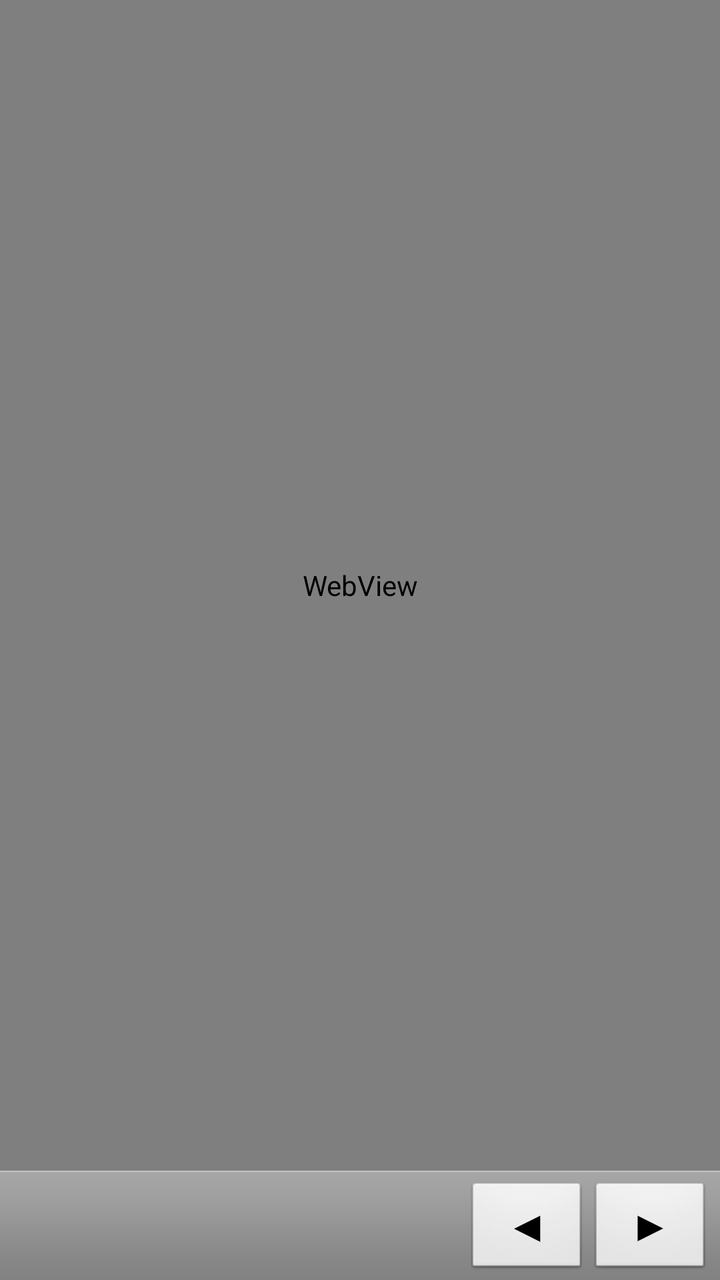
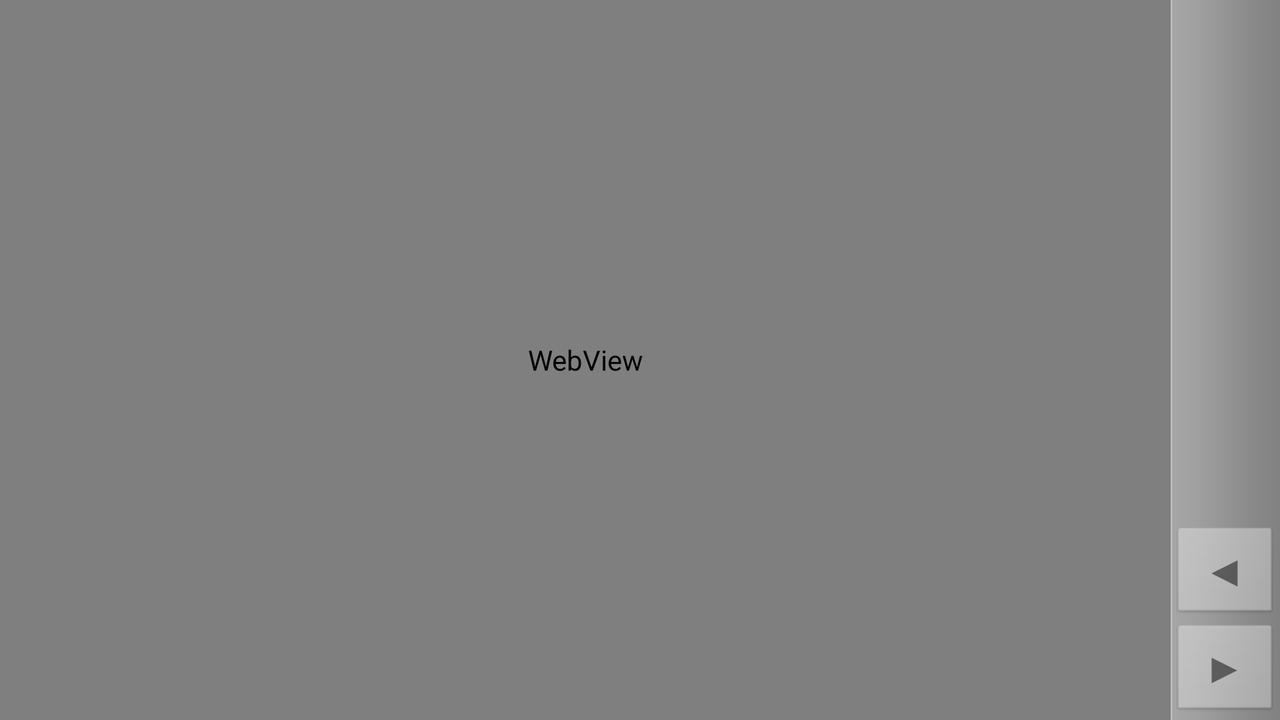

Compare how this app lays out the same screen by default and in its alternative resource folder. The renders come first, then the two layout files and the values they reference.
<!-- AndroidManifest.xml: application theme android:Theme.Light -->
<!-- res/layout/question.xml -->
<?xml version="1.0" encoding="utf-8"?>
<LinearLayout
	xmlns:android="http://schemas.android.com/apk/res/android"
	android:layout_width="fill_parent"
	android:layout_height="fill_parent"
	android:orientation="vertical"
	>
	<WebView
		android:layout_width="fill_parent"
		android:layout_height="fill_parent"
		android:layout_weight="1"
		android:id="@+id/content"
		/>
	<RelativeLayout
		android:layout_width="fill_parent"
		android:layout_height="wrap_content"
		android:orientation="horizontal"
		android:layout_alignParentBottom="true"
		style="@android:style/ButtonBar"
		>
		<TextView
			android:layout_width="wrap_content"
			android:layout_height="wrap_content"
			android:layout_alignParentLeft="true"
			android:layout_centerVertical="true"
			style="@android:style/TextAppearance.Large"
			android:textColor="@android:color/primary_text_dark"
			android:textStyle="bold"
			android:shadowColor="#000"
			android:shadowRadius="2"
			android:paddingLeft="5dip"
			android:paddingRight="5dip"
			android:id="@+id/answer_count"
			/>
		<Button
			android:layout_width="wrap_content"
			android:layout_height="wrap_content"
			android:layout_alignParentRight="true"
			android:text="▶"
			android:textAppearance="@android:style/TextAppearance.Large"
			android:paddingLeft="20dip"
			android:paddingRight="20dip"
			android:id="@+id/next"
			android:onClick="changePost"
			/>
		<Button
			android:layout_width="wrap_content"
			android:layout_height="wrap_content"
			android:layout_toLeftOf="@id/next"
			android:text="◀"
			android:textAppearance="@android:style/TextAppearance.Large"
			android:paddingLeft="20dip"
			android:paddingRight="20dip"
			android:id="@+id/previous"
			android:onClick="changePost"
			/>
		<TextView
			android:layout_width="wrap_content"
			android:layout_height="wrap_content"
			android:layout_toLeftOf="@id/previous"
			android:layout_centerVertical="true"
			android:textAppearance="@android:style/TextAppearance.Medium"
			android:textColor="@android:color/primary_text_dark"
			android:shadowColor="#000"
			android:shadowRadius="0.01"
			android:shadowDy="1"
			android:shadowDx="1"
			/>
	</RelativeLayout>
</LinearLayout>
<!-- resources referenced by this layout -->
<resources>

</resources>
<!-- res/layout-land/question.xml (the author's variant of the layout above) -->
<!-- drawn on the phone turned sideways -->
<?xml version="1.0" encoding="utf-8"?>
<LinearLayout
	xmlns:android="http://schemas.android.com/apk/res/android"
	android:layout_width="fill_parent"
	android:layout_height="fill_parent"
	android:orientation="horizontal"
>
	<WebView
		android:layout_width="fill_parent"
		android:layout_height="fill_parent"
		android:layout_weight="1"
		android:id="@+id/content"
	/>
	<LinearLayout
		android:layout_width="wrap_content"
		android:layout_height="fill_parent"
		android:background="@drawable/rightside_bar"
		android:orientation="vertical"
		android:gravity="center_horizontal"
	>
		<TextView
			android:layout_width="wrap_content"
			android:layout_height="wrap_content"
			android:gravity="center_horizontal"
			android:textAppearance="@android:style/TextAppearance.Medium"
			android:textColor="@android:color/primary_text_dark"
			android:textStyle="bold"
			android:shadowColor="#000"
			android:shadowRadius="2"
			android:paddingLeft="5dip"
			android:paddingRight="5dip"
			android:id="@+id/answer_count"
		/>
		<TextView
			android:id="@+id/answer_label"
			android:layout_width="wrap_content"
			android:layout_height="wrap_content"
			android:layout_weight="1"
			android:gravity="center_horizontal"
			style="@android:style/TextAppearance.Small"
			android:textColor="@android:color/primary_text_dark"
			android:shadowColor="#000"
			android:shadowRadius="2"
			android:paddingLeft="5dip"
			android:paddingRight="5dip"
		/>
		<ProgressBar
			android:layout_width="32dp"
			android:layout_height="32dp"
			android:layout_marginBottom="5dp"
			android:indeterminateOnly="true"
			android:id="@+id/progress"
			android:visibility="gone"
		/>
		<Button
			android:layout_width="fill_parent"
			android:layout_height="wrap_content"
			android:text="◀"
			android:textAppearance="@android:style/TextAppearance.Large"
			android:id="@+id/previous"
			android:onClick="changePost"
			android:enabled="false"
		/>
		<Button
			android:layout_width="fill_parent"
			android:layout_height="wrap_content"
			android:text="▶"
			android:textAppearance="@android:style/TextAppearance.Large"
			android:id="@+id/next"
			android:onClick="changePost"
			android:enabled="false"
		/>
	</LinearLayout>
</LinearLayout>
<!-- resources referenced by the variant -->
<!-- as the phone turned sideways resolves them -->
<resources>
  <!-- drawable rightside_bar (drawable) -->
  <?xml version="1.0" encoding="utf-8"?>
  <shape xmlns:android="http://schemas.android.com/apk/res/android"
  	android:shape="rectangle">
  	<gradient
  		android:startColor="#a5a6a5"
  		android:endColor="#848284" />
  	<padding
  		android:top="0dp"
  		android:bottom="0dp"
  		android:left="3dp"
  		android:right="3dp" />
  </shape>
</resources>
